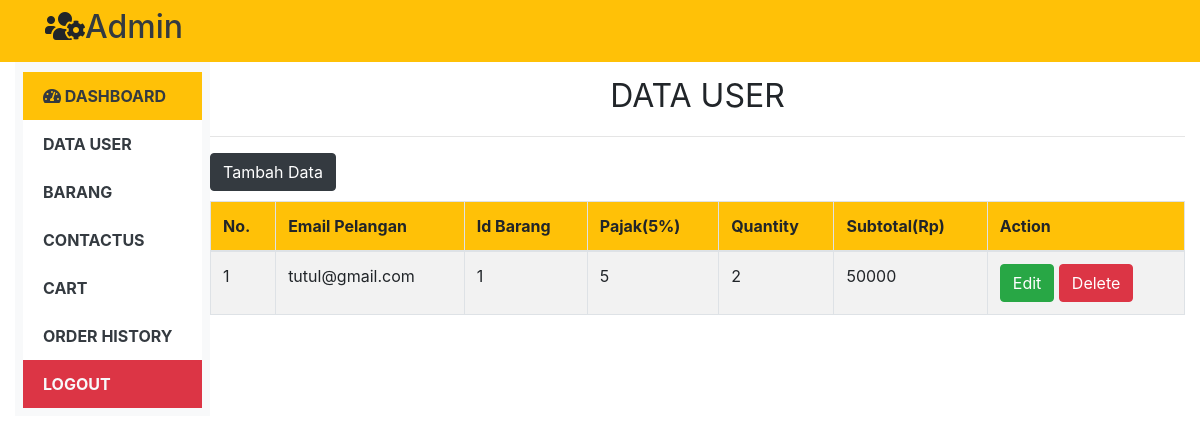
The page /DashboardUAS/tampilcart.php on the database its author committed.
### tables this page shows
CREATE TABLE `tblcart` (
  `Email_Plngn` varchar(255) NOT NULL,
  `Id_Brng` int(8) NOT NULL,
  `Pajak` int(4) NOT NULL,
  `Quantity` int(4) NOT NULL,
  `Subtotal` int(100) NOT NULL
);

### DashboardUAS/db_connect.php (called while the page is built, shortened)
<?php
class database
{
	var $host = "localhost: 3307";
	var $username = "root";
	var $password = "";
	var $database = "uas";
	var $koneksi;
	function __construct()
	{
		$this->koneksi = mysqli_connect($this->host, $this->username, $this->password, $this->database);
	}
	function tampilcart3()
	{
		$Tampil = mysqli_query($this->koneksi, "select * from tblcart");
		return $Tampil;
	}
}
?>

### DashboardUAS/tampilcart.php (the view, shortened to what this page needs)
<?php
include_once('db_connect.php');
?>
<?php
include_once('db_connect.php');
?>
<!doctype html>
<html lang="en">
<head>
	<link rel="stylesheet" href="https://maxcdn.bootstrapcdn.com/bootstrap/4.0.0/css/bootstrap.min.css">
	<link rel="stylesheet" type="text/css" href="https://cdnjs.cloudflare.com/ajax/libs/font-awesome/5.15.2/css/all.min.css">
	<link rel="stylesheet" type="text/css" href="index_hover.css">
	<link rel="stylesheet" href="package/dist/sweetalert2.min.css">
</head>
  <body>
  	<div class="container-fluid">
	    <nav class="navbar navbar-expand-lg navbar-light bg-warning fixed-top">
	      <div class="container">
	          <div class="collapse navbar-collapse" id="navbarSupportedContent">
	            <h2><i class="fas fa-users-cog"></i></h2>
            	<a href="index.php" class="text-dark"><h2>Admin</h2></a>
	          </div>
	    </nav>
  	</div>
  	<div class="row mt-5 no-gutters col-sm-12">
	    <div class="col-md-2 bg-light">
	      <ul class="list-group list-group-flush pt-4 p-2">
	          <a href="index.php"><li class="list-group-item bg-warning text-dark"><i class="fas fa-tachometer-alt"></i> Dashboard</li></a>
	          <a href="tampiluser.php"><li class="list-group-item text-dark">DATA USER</li></a>
	          <a href="tampilbrg.php"><li class="list-group-item text-dark">BARANG</li></a>
	          <a href="tampilpesan.php"><li class="list-group-item text-dark">ContactUs</li></a>
	          <a href="tampilcart.php"><li class="list-group-item text-dark">Cart</li></a>
          	<a href="tampilhistory.php"><li class="list-group-item text-dark">Order History</li></a>
	          <a href="logoutadmin.php"><li class="list-group-item text-light bg-danger">Logout</li></a>
	      </ul>
	    </div>
	    <div class="banner col-md-10 pt-4">
	    	<center><font size="6">DATA USER</font></center>
			<hr>
			<button class="btn btn-dark right" style="margin-bottom: 10px;" data-toggle="modal" data-target="#tambah">Tambah Data</button>
			<div class="table-responsive">
				<table class="table table-bordered table-hover table-striped">
					<thead  class="bg-warning">
						<tr>
							<th scope="col">No.</th>
							<th scope="col">Email Pelangan</th>
							<th scope="col">Id Barang</th>
							<th scope="col">Pajak(5%)</th>
							<th scope="col">Quantity</th>
							<th scope="col">Subtotal(Rp)</th>
							<th scope="col">Action</th>
						</tr>
					</thead>
					<tbody>
						<?php
						include_once('db_connect.php');
						$database = new database();
						$database->__construct();
						$sql = $database->tampilcart3();
						if(mysqli_num_rows($sql) > 0){
							$no = 1;
							while($data = mysqli_fetch_assoc($sql))
							{
								echo '
								<tr>
									<td>'.$no.'</td>
									<td>'.$data['Email_Plngn'].'</td>
									<td>'.$data['Id_Brng'].'</td>
									<td>'.$data['Pajak'].'</td>
									<td>'.$data['Quantity'].'</td>
									<td>'.$data['Subtotal'].'</td>
									<td>
										<a class="btn btn-success text-white" id="tombolubah" data-toggle="modal" data-target="#edit"  data-email="'.$data['Email_Plngn'].'" data-id="'.$data['Id_Brng'].'" data-pajak="'.$data['Pajak'].'" data-quantity="'.$data['Quantity'].'" data-subtotal="'.$data['Subtotal'].'">Edit</a>
										<a href="hapuscart.php?Id_Brng='.$data['Id_Brng'].'" class="btn btn-secondary btn-danger" id="tombolhapus">Delete</a>
									</td>
								</tr>
								';
								$no++;
							}
						}else{
							echo '
							<tr>
								<td colspan="9">Tidak ada data.</td>
							</tr>
							';
						}
						?>
					</tbody>
				</table>
			</div>
	    </div>
	</div>
  </body>
</html>

### DashboardUAS/index_hover.css (style rules this page uses)
.list-group a { text-decoration: none; text-transform: uppercase; font-weight: bold; }

### rows shown on the page
tblcart: Email_Plngn "tutul@gmail.com", Id_Brng "1", Pajak "5", Quantity "2", Subtotal "50000"
